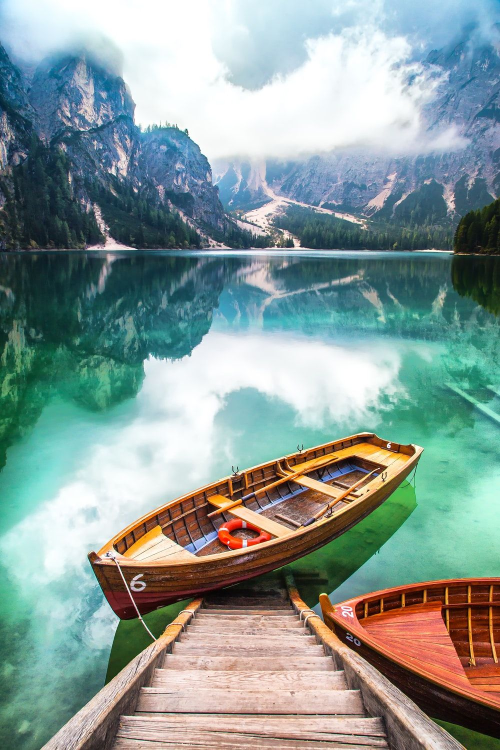
#> input picture Images/Nature.jpg, 1000 x 1500 px (shown at 1/2 size)
$ jupyter execute --allow-errors 4251_Image_Processing_Assignment_01.ipynb   (shell and % lines are left out)
#> lines starting #> are read from the running program, lines starting #| are printed output that depends on the picture
# EC7212 – Computer Vision and Image Processing

[cell 1]
import cv2
import numpy as np
import matplotlib.pyplot as plt
from pathlib import Path
import os

plt.rcParams['figure.figsize'] = (15, 10)

##  1. Loading Original Image

[cell 2]
input_image_path = "Images/Nature.jpg"

if os.path.exists(input_image_path):
    print(f"Found image at {input_image_path}")
else:
    print(f"Image not found at {input_image_path}. Please check the path.")

original_image = cv2.imread(input_image_path)
#> original_image is the input picture: shape (1500, 1000, 3); mean B, G, R 150.9, 154.7, 136
if original_image is not None:

    original_image_rgb = cv2.cvtColor(original_image, cv2.COLOR_BGR2RGB)

    plt.figure()
    plt.imshow(original_image_rgb)
    plt.title("Original Image")
    plt.axis('off')
    plt.show()
else:
    print("Failed to load the image. Please check the file path and format.")

##  2. Reducing the Number of Intensity Levels in an Image

various levels: 128, 64, 16, 8, 2.

[cell 3]
def intensity_level(image, levels):

    if not (levels > 0 and (levels & (levels-1) == 0)):
        raise ValueError("Number of levels must be a positive power of 2")


    factor = 256 // levels


    return (image // factor) * factor

[cell 4]
gray_image = cv2.cvtColor(original_image, cv2.COLOR_BGR2GRAY)
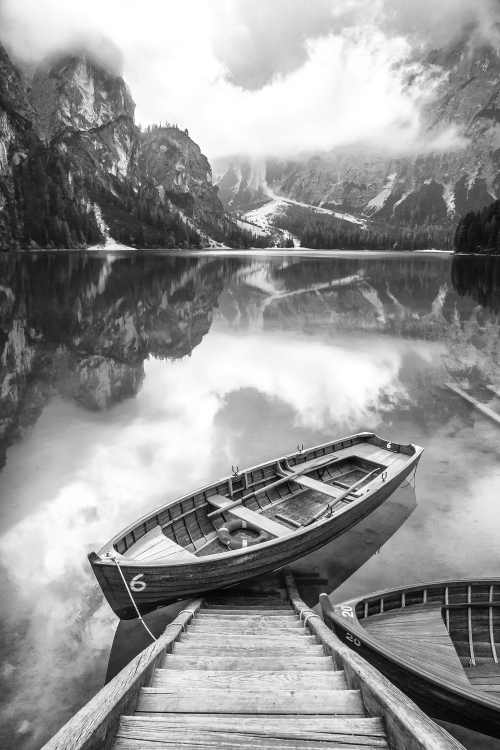
#> gray_image: shape (1500, 1000) (shown at 1/2 size); min 0, max 255, mean 148.7

levels = [128, 64, 16, 8, 2]

plt.figure(figsize=(18, 12))

plt.subplot(2, 3, 1)
plt.title("Original (256 levels)")
plt.imshow(gray_image, cmap='gray')
plt.axis('off')

for i, level in enumerate(levels):
    reduced = intensity_level(gray_image, level)

    plt.subplot(2, 3, i+2)
    plt.title(f"{level} levels")
    plt.imshow(reduced, cmap='gray')
    plt.axis('off')

plt.tight_layout()
plt.show()
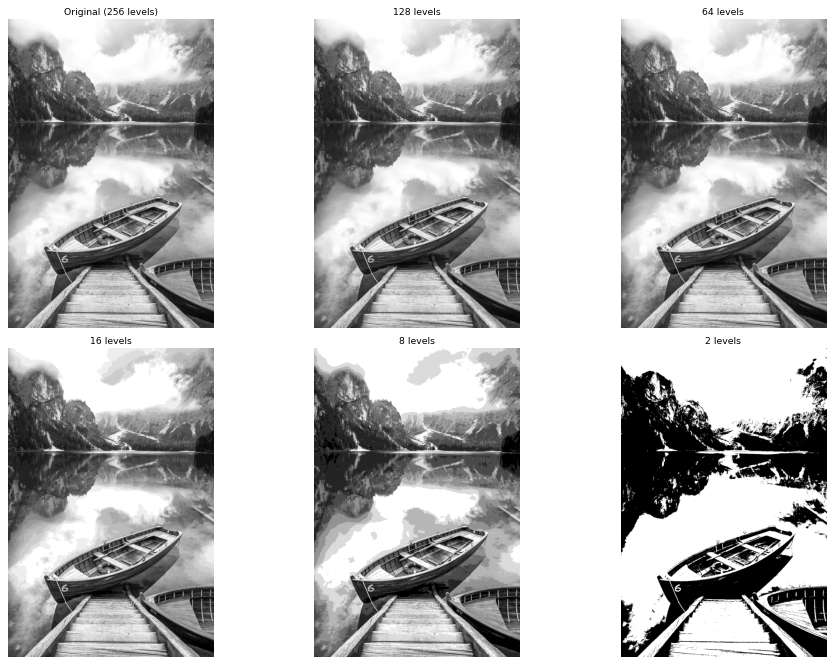
#> figure drawn by matplotlib, 6 panels
